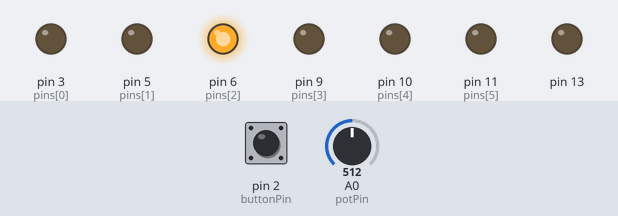
Simulated run of this sketch. Board: Arduino Uno, built with avr-gcc and run on an emulated ATmega328P. On the bench: output pins drawn as LEDs (lit = HIGH). Dashed ring = blinking. The test bench sets the inputs (shaded band); at power-on: A0 (potPin) = 512, pin 2 (buttonPin) HIGH.

Above: at 1.3 s.
1.4 s: A0 (potPin) set to 0
At 2.7 s:
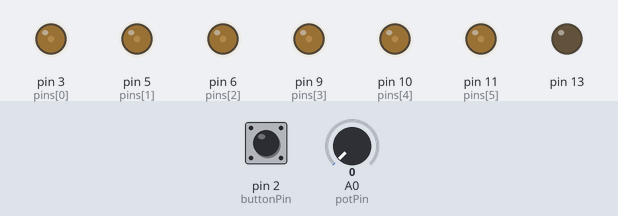
3.0 s: A0 (potPin) set to 16
At 3.18 s:
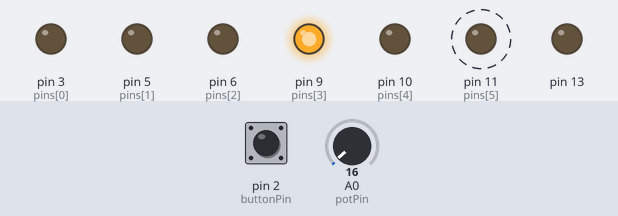
6.1 s: A0 (potPin) set to 0
7.6 s: A0 (potPin) set to 122
At 7.9 s:
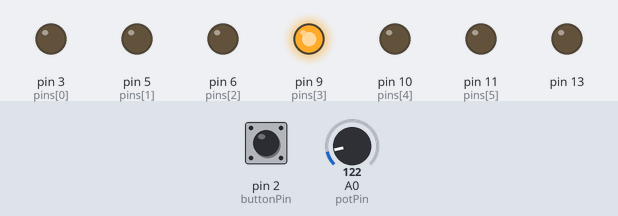
10.7 s: pin 2 (buttonPin) pulsed LOW 2 times (0.12 s each, 0.3 s apart)
At 11.2 s:
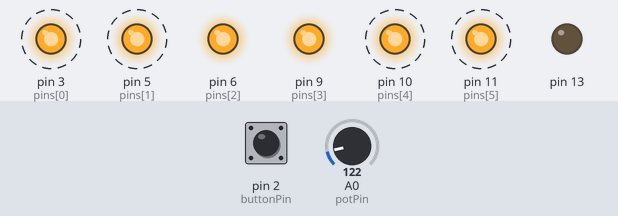
13.8 s: pin 2 (buttonPin) pulsed LOW 5 times (0.12 s each, 0.3 s apart)
Timing chart, 0 to 17.9 s (numbered marks = the images above; inputs shaded):
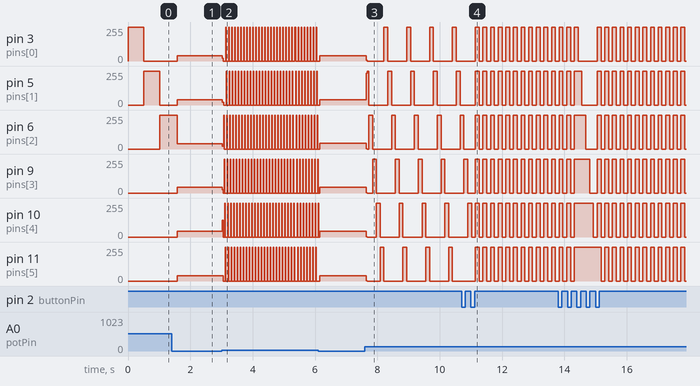

Measured:
- after the input at 1.4 s, pin 3 (pins[0]), pin 5 (pins[1]), pin 11 (pins[5]): 0/255 → 41/255 after 0.18 s; pin 6 (pins[2]): 255/255 → 41/255 after 0.18 s
- after the input at 3.0 s, pin 3 (pins[0]): 41/255 → 22/255 at once, then repeats every 0.09 s: 0/255 0.07 s, 255/255 0.02 s; pin 5 (pins[1]): 41/255 → 22/255 at once, then repeats every 0.10 s: 0/255 0.08 s, 255/255 0.02 s
- after the input at 7.6 s, pin 3 (pins[0]): 41/255 → 4/255 at once, then repeats every 0.66 s: 0/255 0.53 s, 255/255 0.12 s; pin 5 (pins[1]): 41/255 → 240/255 at once, then moves between 0/255 and 255/255, repeating every 1.5 s
- after the input at 10.7 s, pin 3 (pins[0]): alternates 255/255 for 0.12 s and 0/255 for 0.12 s, starting after 0.69 s; pin 5 (pins[1]), pin 10 (pins[4]), pin 11 (pins[5]): alternates 255/255 for 0.12 s and 0/255 for 0.12 s, starting after 0.44 s

The sketch:

flashingLEDs.ino
```cpp
int pins[] = {3,5,6,9,10,11};
const int buttonPin = 2;
const int potPin = A0;

int i;
int buttonState = 0;// value 1-5 representing which flashing pattern used
bool buttonRelease = false;
bool buttonPressed = LOW;// value of button
int delTime = 0;// the value of the potentiometer

void runThrough();
void bounce();
void allFlash();


void setup() {
  // put your setup code here, to run once:
  pinMode(13, OUTPUT);
  for (i = 0; i<6; i++){
    pinMode(pins[i], OUTPUT);
  }
  i=0;
  pinMode(buttonPin, INPUT);

  ////Serial.begin(9600);
}

void loop() {
  if (buttonPressed == HIGH) {
    //Serial.write(buttonPressed);
    buttonPressed = digitalRead(buttonPin);
    if (buttonPressed == LOW) {
      buttonRelease = true;
      ////Serial.write("\nRelease\n");
    }
  } else {
    buttonPressed = digitalRead(buttonPin);
  }

  if (buttonRelease) {
    buttonState = (buttonState + 1) %5;
    buttonRelease = false;
  }

  delTime = analogRead(potPin);
  //Serial.println(delTime);

  switch (buttonState){
    case 0:
      runThrough();
      break;
    case 1:
      bounce();
      break;
    default:
      allFlash();
      break;
  }

}


void runThrough(){
  if (i==0){
    digitalWrite(pins[5],LOW);
  } else {
    digitalWrite(pins[i-1],LOW);
  }
  digitalWrite(pins[i],HIGH);
  delay(delTime);

  i = (i+1)%6;
}


void bounce() {
  // TODO
  if (i==0){
    digitalWrite(pins[5],LOW);
  } else {
    digitalWrite(pins[i-1],LOW);
  }
  digitalWrite(pins[i],HIGH);
  delay(delTime);

  i = (i+1)%6;
}

void allFlash(){
  i = (i+1) % 2;
  if (i == 0){
    for (int j=0; j<6; j++){
      digitalWrite(pins[j],LOW);
    }
  } else {
    for (int j=0; j<6; j++){
      digitalWrite(pins[j],HIGH);
    }
  }
  delay(delTime);

}
```
